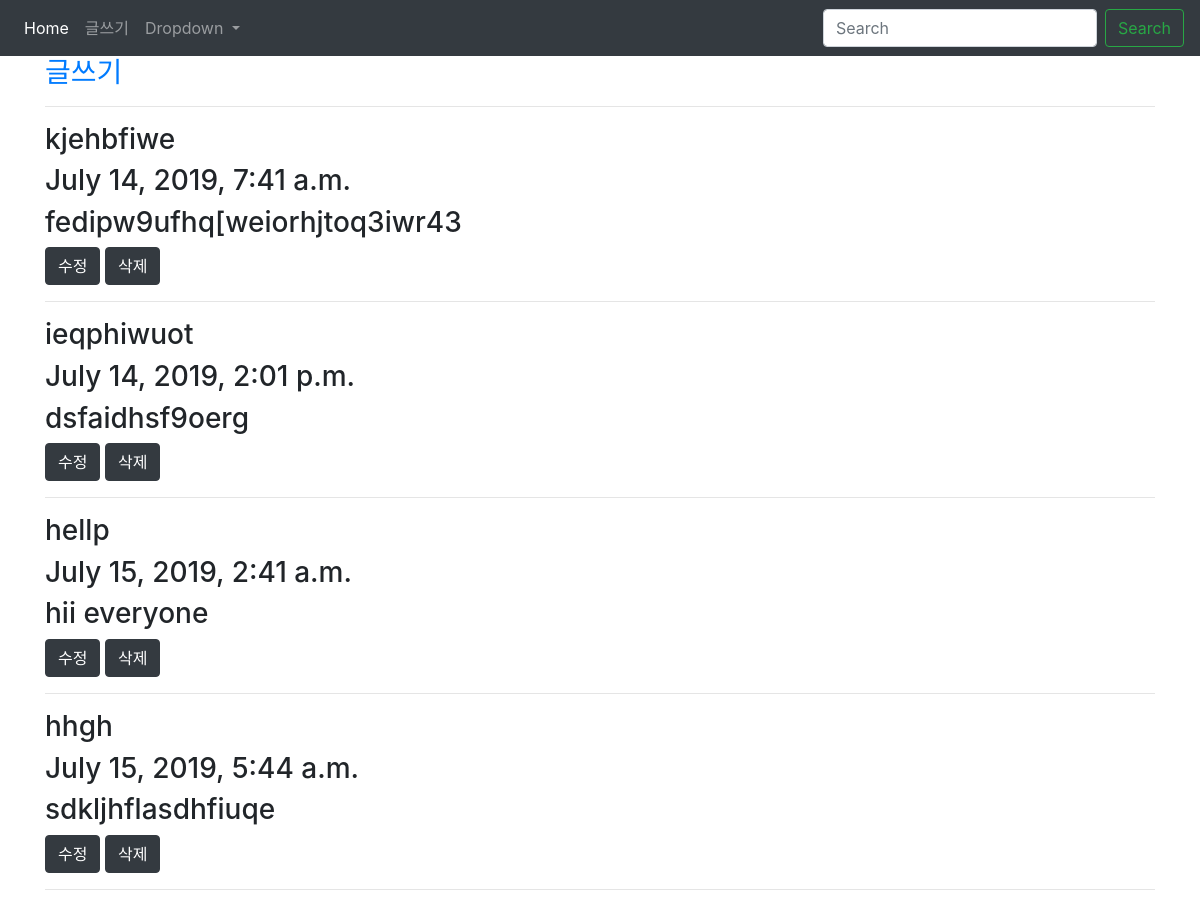
The app's page /funcrud/ with its own data.
### viewcrud/models.py (models this page shows, shortened)
class Blog(models.Model):
    title=models.CharField(max_length=200)
    pub_date=models.DateTimeField('date publish')
    body=models.TextField()

### viewcrud/views.py (the view)
# urls.py: path('', views.read, name='home'),
def read(request):
     blogs=Blog.objects.all()
     return render(request, 'funccrud.html',{'blogs':blogs})

### viewcrud/templates/funccrud.html (shortened to what this page needs)
{%extends 'base.html'%}
{%block contents%}
 <div class="container">
    <h3> <a href="{% url 'newblog'%}" >글쓰기</a></h3>
<hr>
  {% for blog in blogs%}
     <h3> {{blog.title}}</h3>
  <h3> {{blog.pub_date}}</h3>
  <h3> {{blog.body}}</h3>
<a href="{% url 'update' blog.id%}"><button type="button" class="btn btn-dark">수정</button></a>
<a href="{% url 'delete' blog.id%}" ><button type="button" class="btn btn-dark">삭제</button></a>
<hr>
{%endfor%}
{%endblock%}

### records on screen
Blog: title "kjehbfiwe", pub_date "July 14, 2019, 7:41 a.m.", body "fedipw9ufhq[weiorhjtoq3iwr43"
Blog: title "ieqphiwuot", pub_date "July 14, 2019, 2:01 p.m.", body "dsfaidhsf9oerg"
Blog: title "hellp", pub_date "July 15, 2019, 2:41 a.m.", body "hii everyone"
Blog: title "hhgh", pub_date "July 15, 2019, 5:44 a.m.", body "sdkljhflasdhfiuqe"
